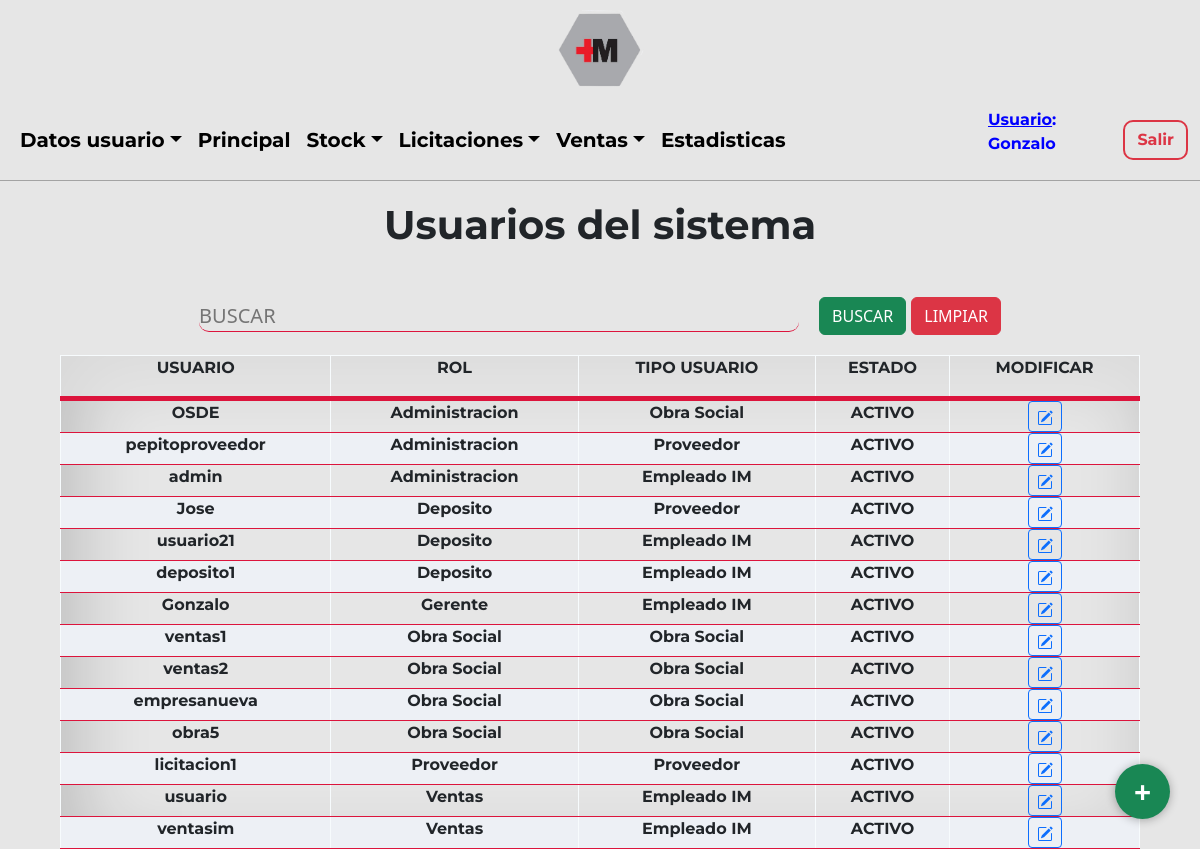
The app's page /Sistema/usuarios.php?error (signed in) with its own data.
### tables this page shows
CREATE TABLE `usuario` (
  `idUsuario` int(3) NOT NULL,
  `usuario` text NOT NULL,
  `contraseña` varchar(60) NOT NULL,
  `idRol` int(2) NOT NULL,
  `idTipoUsuario` int(10) NOT NULL,
  `nombre` varchar(100) NOT NULL,
  `correo` varchar(100) NOT NULL,
  `direccion` varchar(100) NOT NULL,
  `idEstadoUsuario` int(2) NOT NULL
);

CREATE TABLE `roles` (
  `idRol` int(11) NOT NULL,
  `rol` varchar(20) NOT NULL,
  `idTipoUsuario` int(10) NOT NULL
);

CREATE TABLE `tipousuario` (
  `idTipoUsuario` int(10) NOT NULL,
  `tipo` varchar(20) NOT NULL
);

CREATE TABLE `estadousuario` (
  `idEstadoUsuario` int(2) NOT NULL,
  `estadoUsuario` varchar(10) NOT NULL
);

### Sistema/usuarios.php (the view, shortened to what this page needs)
<?php
include('../Utils/conexion.php');
$iduser = $_SESSION['usuario'];
$sql = "SELECT idUsuario, usuario, idRol FROM usuario WHERE usuario='$iduser'";
$resultado = $datos_base->query($sql);
$row = $resultado->fetch_assoc();
$nom = $row['usuario'];
$idRol = $row['idRol'];
?>
<!DOCTYPE html>
<html lang="en">
<head>
    <link href="https://unpkg.com/aos@2.3.1/dist/aos.css" rel="stylesheet">
    <link href="https://cdn.jsdelivr.net/npm/bootstrap@5.2.0-beta1/dist/css/bootstrap.min.css" rel="stylesheet">
    <link rel="stylesheet" type="text/css" href="../Css/estilos.css"/>
</head>
<body>
  <?php include('./Layouts/usuarioHeader.php'); ?>
    <main>
        <section class="ini">
            <div class="ini-tit">
                <h1>Usuarios del sistema</h1>
            </div>
            <div class="container">
                <form method="POST" action="./usuarios.php">
                    <div class="form-grilla">
                        <div class="form-grilla-busc">
                            <input type="text" style="text-transform:uppercase;" name="buscar"  placeholder="Buscar" class="busc">
                        </div>
                        <div class="form-grilla-but">
                            <input class="btn btn-success" type="submit" name="btn2" value="BUSCAR"></input>
                            <input class="btn btn-danger" type="submit" name="btn1" value="LIMPIAR"></input>
                        </div>
                    </div>
                </form>
                <div class="agregar">
                    <a href="./agregarUsuario.php" class="nuevo" data-bs-toggle="tooltip" title="Nuevo usuario" data-bs-placement="left">+</a>
                </div>
            </div>
             <?php
                    echo "<table>
                            <thead>
                                <tr>
                                    <th><p>USUARIO</p></th>
                                    <th><p>ROL</p></th>
                                    <th><p>TIPO USUARIO</p></th>
                                    <th><p>ESTADO</p></th>
                                    <th><p>MODIFICAR</p></th>
                                </tr>
                            </thead>
                        ";
                        if(isset($_POST['btn2']))
                                {
                                    $doc = $_POST['buscar'];
                                    $consulta=mysqli_query($datos_base, "SELECT u.idUsuario, u.usuario, r.rol, t.tipo, e.estadoUsuario
                                    FROM usuario u
                                    LEFT JOIN roles r ON r.idRol = u.idRol
                                    LEFT JOIN tipousuario t ON t.idTipoUsuario = u.idTipoUsuario,
                                    LEFT JOIN estadousuario e ON e.idEstadoUsuario = u.idEstadoUsuario
                                    WHERE u.idUsuario LIKE '%$doc%' OR u.usuario LIKE '%$doc%' OR r.rol LIKE '%$doc%' OR t.tipo LIKE '%$doc%' OR e.estadoUsuario LIKE '%$doc%'
                                    ORDER BY r.rol ASC");
                                    while($listar = mysqli_fetch_array($consulta))
                                    {
                                        echo
                                        "
                                        <tr>
                                        <td><h4 style='font-size:16px;'>".$listar['usuario']."</h4 ></td>
                                        <td><h4 style='font-size:16px;'>".$listar['rol']."</h4 ></td>
                                        <td><h4 style='font-size:16px;'>".$listar['tipo']."</h4 ></td>
                                        <td><h4 style='font-size:16px;'>".$listar['estadoUsuario']."</h4 ></td>
                                        <td class='text-center text-nowrap'><a class='btn btn-sm btn-outline-primary' href=./detalleUsuario.php?no=".$listar['idUsuario']." class=mod><svg xmlns='http://www.w3.org/2000/svg' width='16' height='16' fill='currentColor' class='bi bi-pencil-square' viewBox='0 0 16 16'>
                                            <path d='M15.502 1.94a.5.5 0 0 1 0 .706L14.459 3.69l-2-2L13.502.646a.5.5 0 0 1 .707 0l1.293 1.293zm-1.75 2.456-2-2L4.939 9.21a.5.5 0 0 0-.121.196l-.805 2.414a.25.25 0 0 0 .316.316l2.414-.805a.5.5 0 0 0 .196-.12l6.813-6.814z'/>
                                            <path fill-rule='evenodd' d='M1 13.5A1.5 1.5 0 0 0 2.5 15h11a1.5 1.5 0 0 0 1.5-1.5v-6a.5.5 0 0 0-1 0v6a.5.5 0 0 1-.5.5h-11a.5.5 0 0 1-.5-.5v-11a.5.5 0 0 1 .5-.5H9a.5.5 0 0 0 0-1H2.5A1.5 1.5 0 0 0 1 2.5v11z'/>
                                        </svg></a></td>
                                        </tr>
                                        ";
                                    }
                                }
                                else{
                                    $consulta=mysqli_query($datos_base, "SELECT u.idUsuario, u.usuario, r.rol, t.tipo, e.estadoUsuario
                                FROM usuario u
                                LEFT JOIN roles r ON r.idRol = u.idRol
                                LEFT JOIN tipousuario t ON t.idTipoUsuario = u.idTipoUsuario
                                LEFT JOIN estadousuario e ON e.idEstadoUsuario = u.idEstadoUsuario
                                ORDER BY r.rol ASC");
                                    while($listar = mysqli_fetch_array($consulta))
                                    {
                                        echo
                                        "
                                            <tr>
                                            <td><h4 style='font-size:16px;'>".$listar['usuario']."</h4 ></td>
                                            <td><h4 style='font-size:16px;'>".$listar['rol']."</h4 ></td>
                                            <td><h4 style='font-size:16px;'>".$listar['tipo']."</h4 ></td>
                                            <td><h4 style='font-size:16px;'>".$listar['estadoUsuario']."</h4 ></td>
                                            <td class='text-center text-nowrap'><a class='btn btn-sm btn-outline-primary' href=./detalleUsuario.php?no=".$listar['idUsuario']." class=mod><svg xmlns='http://www.w3.org/2000/svg' width='16' height='16' fill='currentColor' class='bi bi-pencil-square' viewBox='0 0 16 16'>
                                                <path d='M15.502 1.94a.5.5 0 0 1 0 .706L14.459 3.69l-2-2L13.502.646a.5.5 0 0 1 .707 0l1.293 1.293zm-1.75 2.456-2-2L4.939 9.21a.5.5 0 0 0-.121.196l-.805 2.414a.25.25 0 0 0 .316.316l2.414-.805a.5.5 0 0 0 .196-.12l6.813-6.814z'/>
                                                <path fill-rule='evenodd' d='M1 13.5A1.5 1.5 0 0 0 2.5 15h11a1.5 1.5 0 0 0 1.5-1.5v-6a.5.5 0 0 0-1 0v6a.5.5 0 0 1-.5.5h-11a.5.5 0 0 1-.5-.5v-11a.5.5 0 0 1 .5-.5H9a.5.5 0 0 0 0-1H2.5A1.5 1.5 0 0 0 1 2.5v11z'/>
                                            </svg></a></td>
                                            </tr>
                                        ";
                                    }
                                }
                                echo "</table>";
                                    ?>
        </section>
    </main>
</body>
</html>

### Sistema/Layouts/usuarioHeader.php (shortened to what this page needs)
<div class="cont-img">
    <a href="./principal.php" class="imagenb">
            <img src="../Imagenes/c-titulo.png" alt="logo">
         </a>
    </div>
    <header class="hea-pri">
        <nav class="navbar navbar-expand-lg navbar-light">
            <div class="container-fluid navpri">
                <div class="collapse navbar-collapse" id="navbarNav">
                    <ul class="navbar-nav">
                    <li class="nav-item dropdown">
                            <a href="#" class="nav-link dropdown-toggle variacion" id="navbarDropdown" role="button" data-bs-toggle="dropdown" aria-expanded="false">Datos usuario</a>
                                <?php
                                    $rolgerente = 1;
                                    $roladmin = 2;
                                    $roldeposito = 3;
                                    $rolventas = 4;
                                    $rolobra = 5;
                                    $rolproveedor = 6;
                                ?>
                        </li>
                        <li class="nav-item">
                            <a href="./principal.php" class="nav-link variacion" aria-current="page">Principal</a>
                        </li>
                        <?php
                            if($idRol == $rolgerente OR $idRol == $roldeposito){
                        ?>
                        <li class="nav-item dropdown">
                            <a href="#" class="nav-link dropdown-toggle variacion" id="navbarDropdown" role="button" data-bs-toggle="dropdown" aria-expanded="false">Stock</a>
                        </li>
                        <?php
                            }
                        ?>
                        <?php
                            if($idRol == $rolgerente OR $idRol == $roladmin OR $idRol == $rolventas OR $idRol == $rolproveedor){
                        ?>
                        <li class="nav-item dropdown">
                            <a href="#" class="nav-link dropdown-toggle variacion" id="navbarDropdown" role="button" data-bs-toggle="dropdown" aria-expanded="false">Licitaciones</a>
                        </li>
                        <?php
                            }
                        ?>
                        <?php
                            if($idRol == $rolgerente OR $idRol == $roladmin OR $idRol == $rolobra){
                        ?>
                        <li class="nav-item dropdown">
                            <a href="#" class="nav-link dropdown-toggle variacion" id="navbarDropdown" role="button" data-bs-toggle="dropdown" aria-expanded="false">Ventas</a>
                        </li>
                        <?php
                            }
                        ?>
                        <?php
                            if($idRol == $rolgerente OR $idRol == $roladmin){
                        ?>
                        <li class="nav-item">
                            <a href="./estadisticas.php" class="nav-link variacion" aria-current="page">Estadisticas</a>
                        </li>
                        <?php
                            }
                        ?>
                    </ul>
                </div>
                <div class="not-exit">
                    <div class="not-exit-name">
                        <p style='color: blue; font-weight: bold;'><u>Usuario</u>: <?php echo $nom;?></p>
                    </div>
                   <div class="not-exit-exit">
                       <a href="../Utils/salir.php">
                           <button class="btn btn-outline-danger" type="submit">Salir</button>
                        </a>
                   </div>
                </div>
            </div>
        </nav>
    </header>

### Css/estilos.css (style rules this page uses)
* { margin: 0; padding: 0; box-sizing: border-box; scroll-behavior: smooth; }
html, body { background-color: #e6e6e6; height: 100%; margin: 0; display: flex; flex-direction: column; }
nav { font-family: 'Montserrat', sans-serif; }
h1, h2 { cursor: default; }
h1, h3, h4, p { font-family: 'Montserrat', sans-serif; font-weight: bold; }
.hea-pri { border-bottom: 1px solid #a3a3a3; }
.variacion { text-decoration: none; background-image: linear-gradient(crimson, crimson); background-position: 0% 100%; background-repeat: no-repeat; background-size: 0% 2px; transition: background-size .4s; color: black; font-size: 20px; font-weight: bold; }
li { list-style: none; }
.cont-img { display: flex; justify-content: center; }
.imagenb { width: 100px; height: 100px; display: flex; justify-content: center; align-items: center; }
.imagenb img { width: 100%; }
.navpri { display: flex; justify-content: space-evenly; }
.not-exit { width: auto; display: flex; justify-content: center; align-items: center; flex-direction: row; gap: 5px; }
.ini { height: auto; display: flex; justify-content: center; align-items: center; flex-direction: column; }
.ini-tit { margin-top: 20px; margin-bottom: 40px; display: flex; justify-content: center; align-items: center; }
.form-grilla { display: flex; justify-content: center; flex-direction: row; }
.form-grilla-busc { display: flex; justify-content: center; align-items: center; }
.form-grilla-but { display: flex; justify-content: center; align-items: center; gap: 5px; }
.busc { min-width: 600px; margin-right: 20px; border-radius: 10px; font-size: 20px; background-color: transparent; border: none; border-bottom: 1px solid crimson; outline: none; }
.agregar a { text-decoration: none; }
.nuevo { position: fixed; width: 55px; height: 55px; line-height: 55px; bottom: 30px; right: 30px; background: #198754; color: #fff; border-radius: 50px; text-align: center; font-size: 30px; box-shadow: 0px 1px 10px rgba(0, 0, 0, 0.3); z-index: 100; font-weight: bold; }
table { margin-top: 20px; background-color: #dbe5e9; border-collapse: collapse; width: 90%; background-color: rgba(230, 230, 230, 0.65); box-shadow: 15px 6px 72px 4px rgba(0, 0, 0, 0.18) inset; -webkit-box-shadow: 15px 6px 72px 4px rgba(0, 0, 0, 0.18) inset; -moz-box-shadow: 15px 6px 72px 4px rgba(0, 0, 0, 0.18) inset; }
th, td { text-align: center; border: solid 1px #f7fbfd; border-bottom: solid 1px crimson; font-weight: bold; }
thead { background-color: rgba(230, 230, 230, 0.65); border-bottom: solid 5px crimson; width: 100%; }
tr:nth-child(even) { background-color: #edf0f5; }
.not-exit { width: 200px; display: flex; justify-content: space-around; align-items: center; }
.not-exit-name { cursor: default; display: flex; justify-content: center; align-items: center; }
.not-exit-exit { display: flex; justify-content: center; align-items: center; }
.btn-outline-danger { font-weight: bold; border-radius: 10px; border: 2px solid; }

### records on screen
usuario: usuario "Gonzalo", idRol.rol "Gerente", idTipoUsuario.tipo "Empleado IM", idEstadoUsuario.estadoUsuario "ACTIVO"
usuario: usuario "OSDE", idRol.rol "Administracion", idTipoUsuario.tipo "Obra Social", idEstadoUsuario.estadoUsuario "ACTIVO"
usuario: usuario "pepitoproveedor", idRol.rol "Administracion", idTipoUsuario.tipo "Proveedor", idEstadoUsuario.estadoUsuario "ACTIVO"
usuario: usuario "admin", idRol.rol "Administracion", idTipoUsuario.tipo "Empleado IM", idEstadoUsuario.estadoUsuario "ACTIVO"
usuario: usuario "Jose", idRol.rol "Deposito", idTipoUsuario.tipo "Proveedor", idEstadoUsuario.estadoUsuario "ACTIVO"
usuario: usuario "usuario21", idRol.rol "Deposito", idTipoUsuario.tipo "Empleado IM", idEstadoUsuario.estadoUsuario "ACTIVO"
usuario: usuario "deposito1", idRol.rol "Deposito", idTipoUsuario.tipo "Empleado IM", idEstadoUsuario.estadoUsuario "ACTIVO"
usuario: usuario "ventas1", idRol.rol "Obra Social", idTipoUsuario.tipo "Obra Social", idEstadoUsuario.estadoUsuario "ACTIVO"
usuario: usuario "ventas2", idRol.rol "Obra Social", idTipoUsuario.tipo "Obra Social", idEstadoUsuario.estadoUsuario "ACTIVO"
usuario: usuario "empresanueva", idRol.rol "Obra Social", idTipoUsuario.tipo "Obra Social", idEstadoUsuario.estadoUsuario "ACTIVO"
usuario: usuario "obra5", idRol.rol "Obra Social", idTipoUsuario.tipo "Obra Social", idEstadoUsuario.estadoUsuario "ACTIVO"
usuario: usuario "licitacion1", idRol.rol "Proveedor", idTipoUsuario.tipo "Proveedor", idEstadoUsuario.estadoUsuario "ACTIVO"
usuario: usuario "usuario", idRol.rol "Ventas", idTipoUsuario.tipo "Empleado IM", idEstadoUsuario.estadoUsuario "ACTIVO"
usuario: usuario "ventasim", idRol.rol "Ventas", idTipoUsuario.tipo "Empleado IM", idEstadoUsuario.estadoUsuario "ACTIVO"
